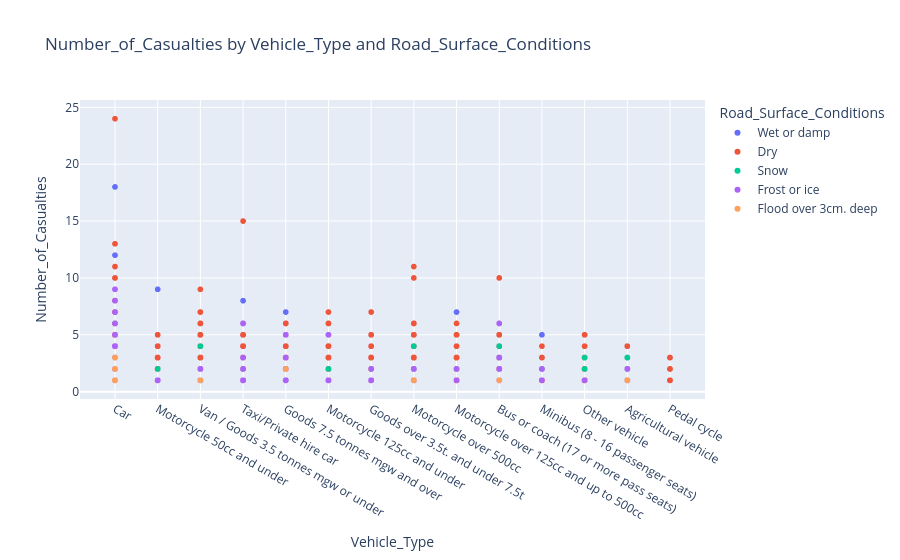

Source (notebook cell):
### Markdown cell above
5. Scatter plot by Number of Casualties by Vehicle Type and Road Surface Conditions

### Code cell
df = pd.read_csv('filtered_accident_data_set.csv')
fig = px.scatter(df, x="Vehicle_Type", y="Number_of_Casualties", color="Road_Surface_Conditions",
                 title="Number_of_Casualties by Vehicle_Type and Road_Surface_Conditions",
                 labels={"Longitude": "Longitude", "Latitude": "Latitude", "Accident_Severity": "Severity"},
                 hover_data=['Accident Date'])
fig.show()

### Figure 1 — Plotly figure (JSON) as saved in the notebook; plotly's stock layout.template omitted (floating-point values rounded to 4 significant figures; data arrays with more than 128 entries replaced by an {"elided": "..."} marker saying what was removed)
{"data": [{"customdata": {"elided": "9227x1 str values"}, "hovertemplate": "Road_Surface_Conditions=Wet or damp<br>Vehicle_Type=%{x}<br>Number_of_Casualties=%{y}<br>Accident Date=%{customdata[0]}<extra></extra>", "legendgroup": "Wet or damp", "marker": {"color": "#636efa", "symbol": "circle"}, "mode": "markers", "name": "Wet or damp", "showlegend": true, "type": "scattergl", "x": {"elided": "9227 str values"}, "xaxis": "x", "y": {"elided": "9227 int values"}, "yaxis": "y"}, {"customdata": {"elided": "22386x1 str values"}, "hovertemplate": "Road_Surface_Conditions=Dry<br>Vehicle_Type=%{x}<br>Number_of_Casualties=%{y}<br>Accident Date=%{customdata[0]}<extra></extra>", "legendgroup": "Dry", "marker": {"color": "#EF553B", "symbol": "circle"}, "mode": "markers", "name": "Dry", "showlegend": true, "type": "scattergl", "x": {"elided": "22386 str values"}, "xaxis": "x", "y": {"elided": "22386 int values"}, "yaxis": "y"}, {"customdata": {"elided": "257x1 str values"}, "hovertemplate": "Road_Surface_Conditions=Snow<br>Vehicle_Type=%{x}<br>Number_of_Casualties=%{y}<br>Accident Date=%{customdata[0]}<extra></extra>", "legendgroup": "Snow", "marker": {"color": "#00cc96", "symbol": "circle"}, "mode": "markers", "name": "Snow", "showlegend": true, "type": "scattergl", "x": {"elided": "257 str values"}, "xaxis": "x", "y": {"elided": "257 int values"}, "yaxis": "y"}, {"customdata": {"elided": "760x1 str values"}, "hovertemplate": "Road_Surface_Conditions=Frost or ice<br>Vehicle_Type=%{x}<br>Number_of_Casualties=%{y}<br>Accident Date=%{customdata[0]}<extra></extra>", "legendgroup": "Frost or ice", "marker": {"color": "#ab63fa", "symbol": "circle"}, "mode": "markers", "name": "Frost or ice", "showlegend": true, "type": "scattergl", "x": {"elided": "760 str values"}, "xaxis": "x", "y": {"elided": "760 int values"}, "yaxis": "y"}, {"customdata": [["30-06-2019"], ["22-06-2019"], ["27-05-2019"], ["28-01-2019"], ["15-10-2019"], ["04-03-2019"], ["15-06-2019"], ["15-07-2019"], ["15-06-2019"], ["15-06-2019"], ["10-05-2020"], ["09-07-2020"], ["09-11-2020"], ["28-07-2020"], ["13-12-2020"], ["15-01-2020"], ["28-05-2020"], ["05-09-2020"], ["09-11-2020"], ["15-01-2020"], ["28-04-2020"], ["21-11-2021"], ["25-10-2022"], ["15-06-2022"], ["16-12-2022"], ["27-10-2022"], ["23-10-2022"]], "hovertemplate": "Road_Surface_Conditions=Flood over 3cm. deep<br>Vehicle_Type=%{x}<br>Number_of_Casualties=%{y}<br>Accident Date=%{customdata[0]}<extra></extra>", "legendgroup": "Flood over 3cm. deep", "marker": {"color": "#FFA15A", "symbol": "circle"}, "mode": "markers", "name": "Flood over 3cm. deep", "showlegend": true, "type": "scattergl", "x": ["Agricultural vehicle", "Motorcycle over 500cc", "Car", "Car", "Van / Goods 3.5 tonnes mgw or under", "Car", "Car", "Car", "Car", "Car", "Car", "Agricultural vehicle", "Motorcycle over 500cc", "Car", "Car", "Car", "Car", "Bus or coach (17 or more pass seats)", "Car", "Car", "Car", "Car", "Bus or coach (17 or more pass seats)", "Car", "Goods 7.5 tonnes mgw and over", "Car", "Van / Goods 3.5 tonnes mgw or under"], "xaxis": "x", "y": [1, 1, 1, 2, 1, 1, 1, 1, 2, 1, 1, 1, 1, 1, 1, 1, 1, 1, 3, 1, 1, 1, 1, 3, 2, 1, 1], "yaxis": "y"}], "layout": {"legend": {"title": {"text": "Road_Surface_Conditions"}, "tracegroupgap": 0}, "title": {"text": "Number_of_Casualties by Vehicle_Type and Road_Surface_Conditions"}, "xaxis": {"anchor": "y", "domain": [0, 1], "title": {"text": "Vehicle_Type"}}, "yaxis": {"anchor": "x", "domain": [0, 1], "title": {"text": "Number_of_Casualties"}}}}
